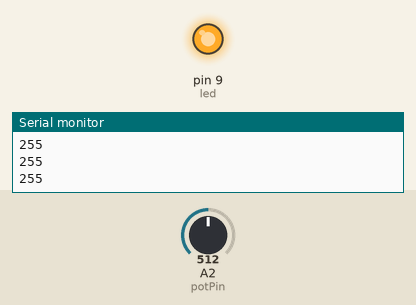
This sketch was run on a simulated Arduino Uno, built with avr-gcc and run on an emulated ATmega328P. On the bench: output pins drawn as LEDs (lit = HIGH), the last lines printed to the serial monitor. Inputs (shaded band) come from the test bench; at power-on: A2 (potPin) = 512.

Above: at 1.2 s.
1.3 s: A2 (potPin) set to 501
At 2.3 s:
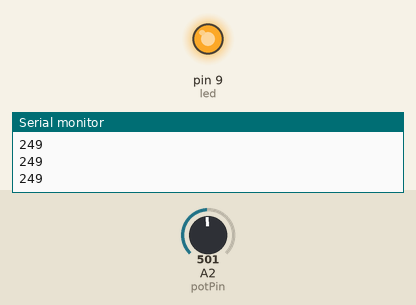
2.8 s: A2 (potPin) set to 306
At 3.6 s:
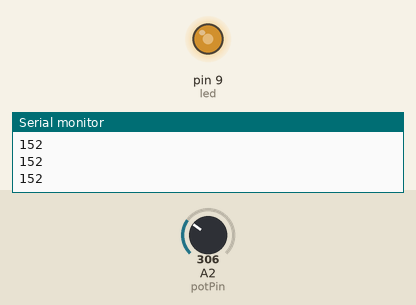
4.3 s: A2 (potPin) set to 245
At 4.6 s:
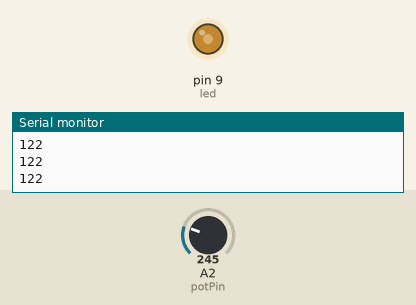
5.8 s: A2 (potPin) set to 0
At 7.0 s:
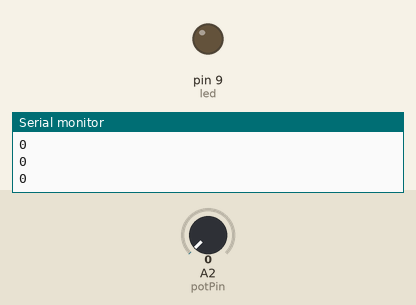
Timing chart, 0 to 8.3 s (numbered marks = the images above; inputs shaded):
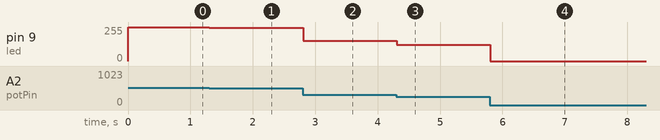

The sketch:

TrimPotFade.ino
```cpp
/* Analog Read to LED
 * ------------------
 *
 * turns on and off a light emitting diode(LED) connected to digital
 * pin 13. The amount of time the LED will be on and off depends on
 * the value obtained by analogRead(). In the easiest case we connect
 * a potentiometer to analog pin 2.
 *
 * Created 1 December 2005
 * copyleft 2005 DojoDave <http://www.0j0.org>
 * http://arduino.berlios.de
 *
 */

 //Take the brightness from fade below

int potPin = 2;    // select the input pin for the potentiometer
int val = 0;       // variable to store the value coming from the sensor

int led = 9;           // the pin that the LED is attached to
int brightness = 0;    // how bright the LED is
int fadeAmount = 5;    // how many points to fade the LED by
int brightMax = 0;

void setup() {
  pinMode(led, OUTPUT);  // declare the ledPin as an OUTPUT
    Serial.begin(9600);

}

void loop() {
  val = analogRead(potPin);    // read the value from the sensor

 if (val > brightMax)
 {
   brightMax = val;
 }

 brightness = val * (255.0 / (1.0 * brightMax) );
 if (brightness > 255)
 {
   Serial.print ("max too high *************= ");
     Serial.print (brightness);
        Serial.print (",    val= ");
                Serial.print (val);
       Serial.print (",    max= ");
                Serial.print (brightMax);


  brightness = 255;
 }
    Serial.println (brightness);

 if (brightness == 0 || brightness == 255) {
    fadeAmount = -fadeAmount ;
  }
  analogWrite(led, brightness);
 // stop the program for some time
}
```

Measured:
- after the input at 1.3 s, pin 9 (led): 255/255 → 249/255 at once
- after the input at 2.8 s, pin 9 (led): 249/255 → 152/255 at once
- after the input at 4.3 s, pin 9 (led): 152/255 → 122/255 at once
- after the input at 5.8 s, pin 9 (led): 122/255 → 0/255 at once
